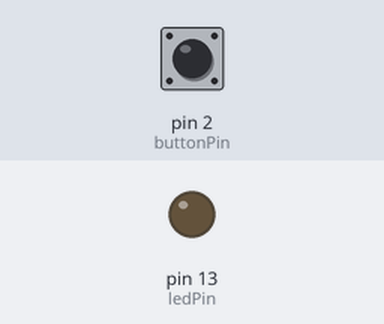
Bench run of a sketch on a simulated Arduino Uno, built with avr-gcc and run on an emulated ATmega328P. On the bench: output pins drawn as LEDs (lit = HIGH). Dashed ring = blinking. The test bench sets the inputs (shaded band); at power-on: pin 2 (buttonPin) LOW.

Above: at 1.4 s.
1.5 s: pin 2 (buttonPin) pulled HIGH for 1 s
At 1.65 s:
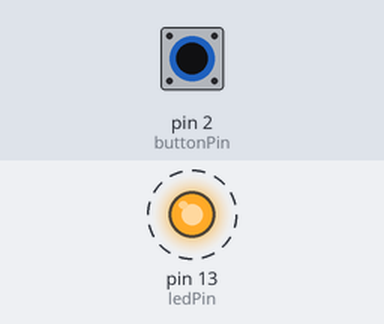
4.0 s: pin 2 (buttonPin) pulled HIGH for 0.35 s
At 5.2 s:
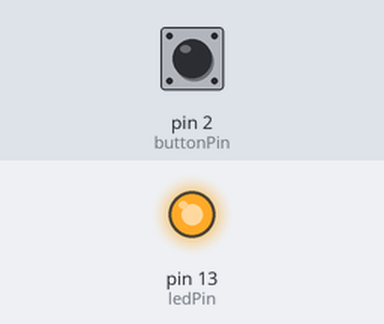
5.8 s: pin 2 (buttonPin) pulled HIGH for 3.2 s
At 6.45 s:
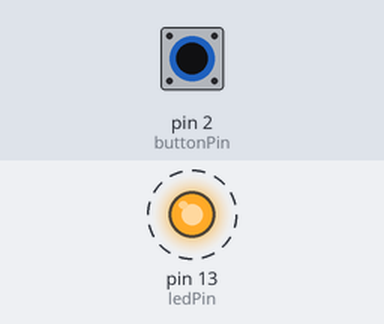
Timing chart, 0 to 10.2 s (numbered marks = the images above; inputs shaded):
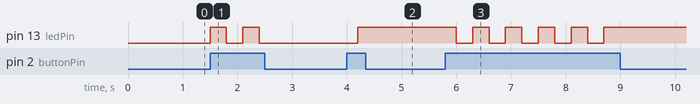

The sketch:

ledonoff.ino
```cpp
const int buttonPin = 2;
const int ledPin = 13;
int ledONOFF = 0;

int buttonState = 0;

void setup() {
  pinMode(ledPin, OUTPUT);
  pinMode(buttonPin, INPUT);
}

void loop() {
  buttonState = digitalRead(buttonPin);
  if (buttonState == HIGH) {
    if (ledONOFF == 0){
     ledONOFF = 1;
    }else{
     ledONOFF = 0;
    }
  }
  if(ledONOFF == 0) {
    digitalWrite(ledPin, LOW);
  }
  else {
    digitalWrite(ledPin, HIGH);

  }
    delay(300);
}
```

Measured:
- after the input at 1.5 s, pin 13 (ledPin): alternates HIGH for 0.30 s and LOW for 0.30 s, 4 changes in all, then stays LOW, starting at once
- after the input at 4.0 s, pin 13 (ledPin): LOW → HIGH after 0.20 s
- after the input at 5.8 s, pin 13 (ledPin): alternates HIGH for 0.30 s and LOW for 0.30 s, 10 changes in all, then stays HIGH, starting after 0.20 s
